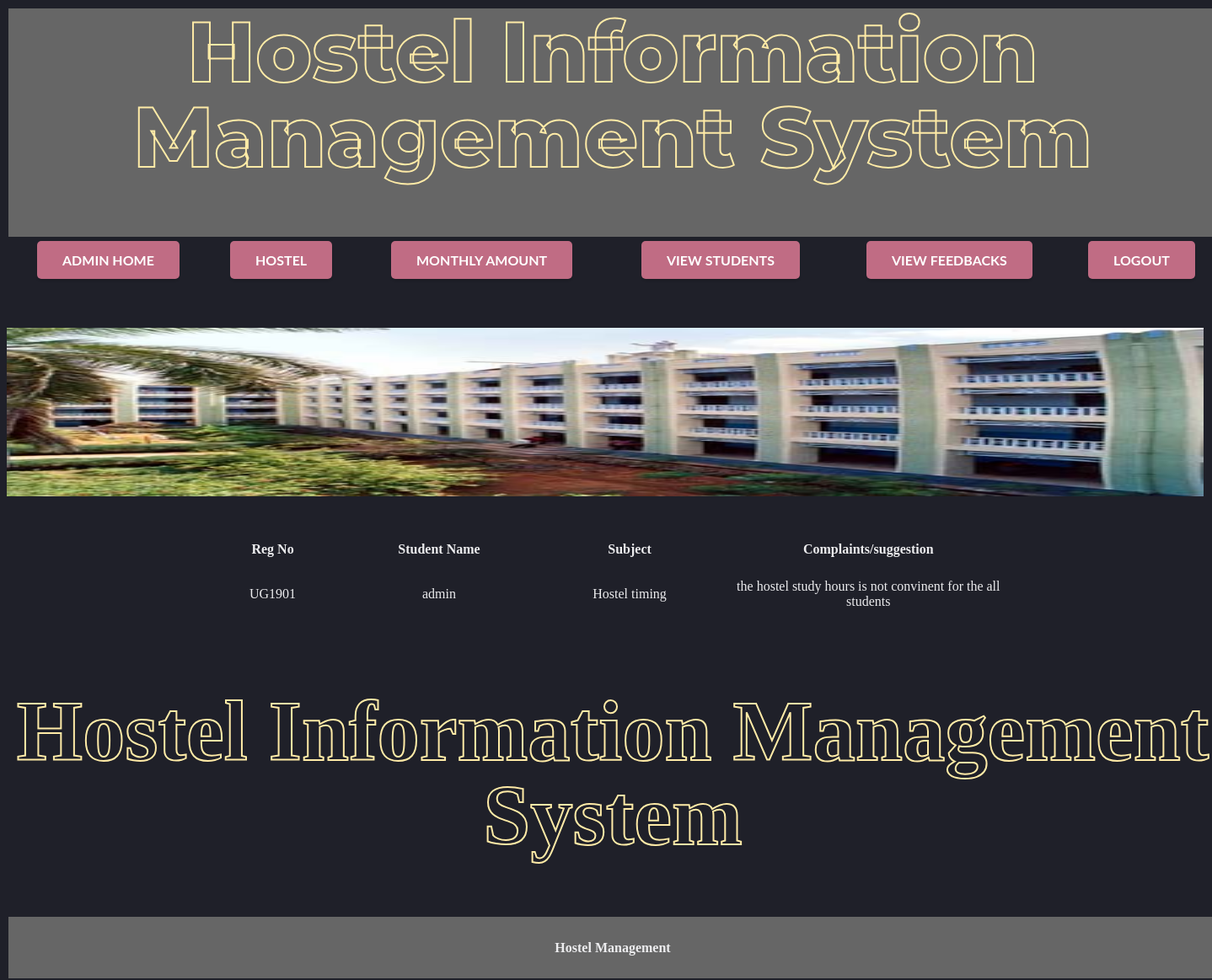
The app's page /viewf.php with its own data.
### tables this page shows
CREATE TABLE `suggest` (
  `id` varchar(20) NOT NULL,
  `reg` varchar(20) NOT NULL,
  `name` varchar(50) NOT NULL,
  `sub` varchar(50) NOT NULL,
  `cmpl` varchar(250) NOT NULL
);

### viewf.php (the view, shortened to what this page needs)
<?php
include("dbconnect.php");
extract($_POST);
?>
<html>
<head>
  <link rel="stylesheet" href="indexstyle.css">
  <link rel="stylesheet" href="gradient.css">
  <link rel="stylesheet" href="font.css">
</head>
<body>
  <table width="100%" border="0">
    <tr>
      <th height="73" bgcolor="#666666" scope="col"><h1>Hostel Information Management System</h1>
      </th>
    </tr>
  </table>
  <div id="grad3">
  <table width="100%" border="0">
    <tr>
      <th scope="col"><a href="adminhome.php" class="button pulse">Admin Home</a></th>
      <th scope="col"><a href="hostel.php" class="button pulse">Hostel</a></th>
      <th scope="col"><a href="amnt.php" class="button pulse">Monthly Amount</a></th>
      <th scope="col"><a href="viewstud.php" class="button pulse">View Students</a></th>
	  <th scope="col"><a href="viewf.php" class="button pulse">View Feedbacks</a></th>
      <th scope="col"><a href="index.php" class="button pulse">LogOut</a></th>
    </tr>
  </table>
  <p>&nbsp;</p>
  <div id="content">
   <img src="images\sh.jpg" width="1420" height="200">
<br>
<br>
<br>
<table width="67%" border="0" align="center">
        <tr>
          <td width="16%"><div align="center" class="style6"><strong><strong>Reg No</strong> </div></td>
		  <td width="25%"><div align="center" class="style6"><strong>Student Name</strong> </div></td>
	      <td width="22%"><div align="center" class="style6"><strong>Subject </strong></div></td>
		  <td width="37%"><div align="center" class="style6"><strong>Complaints/suggestion </strong></div></td>
        </tr>
			<tr>
		<td colspa="8">&nbsp;</td>
		</tr>
		<?php
		$qry=mysqli_query($connect,"select * from suggest");
		while($row=mysqli_fetch_array($qry))
		{
		?>
        <tr>
		   <td height="20"><div align="center"><?php echo $row['reg'];?></div></td>
		   <td><div align="center"><?php echo $row['name'];?></div></td>
		   <td><div align="center"><?php echo $row['sub'];?></div></td>
		    <td><div align="center"><?php echo $row['cmpl'];?></div></td>
        </tr>
		<tr>
		<td height="22" colspa="8">&nbsp;</td>
		</tr>
        <?php
		}
		?>
</table>
<marquee scrollamount="10"><h1><font color="#666666">Hostel Information Management System</h1></marquee>
<table width="100%" border="0">
    <tr>
      <th height="73" bgcolor="#666666" scope="col"><p>Hostel Management</p>
      </th>
    </tr>
</table>
</div>
</body>
</html>

### gradient.css (style rules this page uses)
body { font-family: 'Montserrat', sans-serif; font-weight: 300; font-size: 15px; line-height: 1.7; color: #ececee; background-color: #1f2029; overflow: hidden; background-image: url('https://s3-us-west-2.amazonaws.com/s.cdpn.io/1462889/pat-back.svg'); background-position: center; background-repeat: repeat; background-size: 4%; height: 100vh; width: 100%; }
h1 { font-family: 'Montserrat', sans-serif; font-weight: 800; font-size: 7vw; line-height: 1; color: #ffeba7; text-align: center; -webkit-text-stroke: 2px #ffeba7; text-stroke: 2px #ffeba7; -webkit-text-fill-color: transparent; text-fill-color: transparent; color: transparent; }

### records on screen
suggest: reg "UG1901", name "admin", sub "Hostel timing", cmpl "the hostel study hours is not convinent for the all students"
